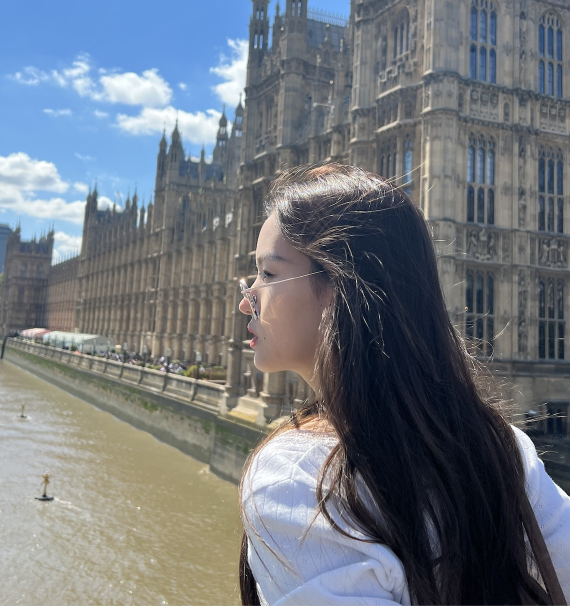
#> input picture assets/img/bei.jpg, 1140 x 1212 px (shown at 1/2 size)
$ python img_adjust.py
#> lines starting #> are read from the running program, lines starting #| are printed output that depends on the picture
from PIL import Image
import sys

# Input the image filename
input_image_filename = input("Enter the image filename: ")
#> the answer given: bei.jpg

try:
    # Open the input image
    input_image = Image.open(input_image_filename)
#> input_image is the input picture: PIL image 1140x1212 RGB; mean R, G, B 112.1, 118.1, 125.6

    # Calculate the new dimensions while maintaining the aspect ratio
    original_width, original_height = input_image.size
#> original_width = 1140; original_height = 1212
    target_width, target_height = 1500, 800

    # Calculate the scaling factor
    scale = min(target_width / original_width, target_height / original_height)
#> scale = 0.66
    new_width = int(original_width * scale)
#> new_width = 752
    new_height = int(original_height * scale)
#> new_height = 800

    # Create a white background image
    background = Image.new('RGB', (target_width, target_height), (255, 255, 255))
#> background: PIL image 1500x800 RGB; every value is 255

    # Calculate the position of the image in the center of the background
    x_offset = (target_width - new_width) // 2
#> x_offset = 374
    y_offset = (target_height - new_height) // 2
#> y_offset = 0

    # Resize the input image and paste it in the center of the background
    input_image = input_image.resize((new_width, new_height), Image.LANCZOS)
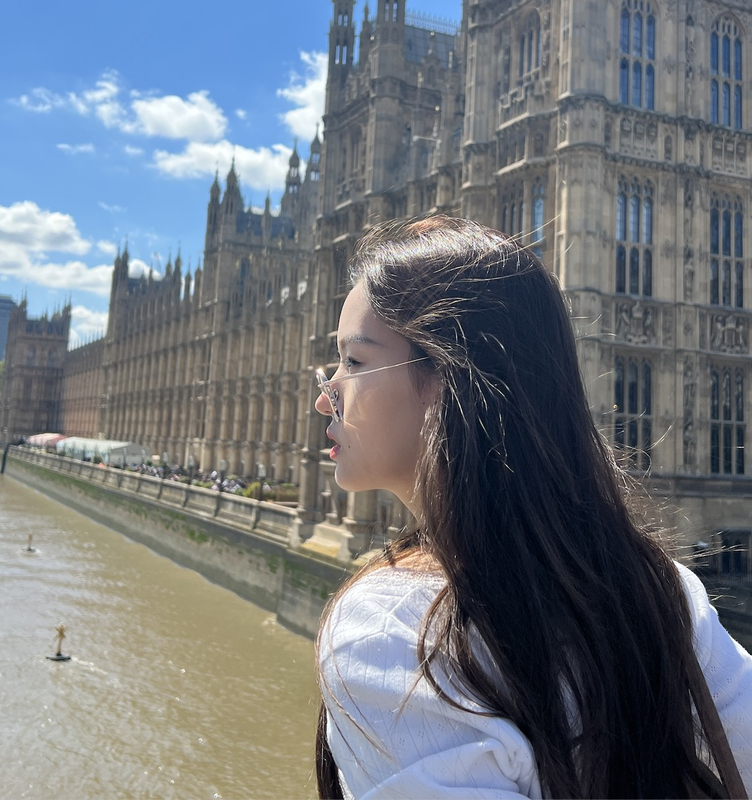
#> input_image: PIL image 752x800 RGB; mean R, G, B 112.1, 118.1, 125.6
    background.paste(input_image, (x_offset, y_offset))
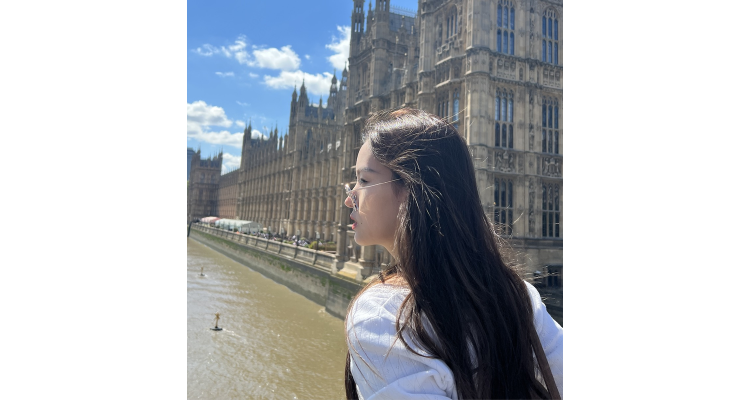
#> background: PIL image 1500x800 RGB (shown at 1/2 size); mean R, G, B 183.3, 186.4, 190.1

    # Save the resulting image
    output_image_filename = input_image_filename.replace(".", "_resized.")
    background.save(output_image_filename)

    print(f"Saved as {output_image_filename}")
except Exception as e:
    print(f"An error occurred: {e}")
